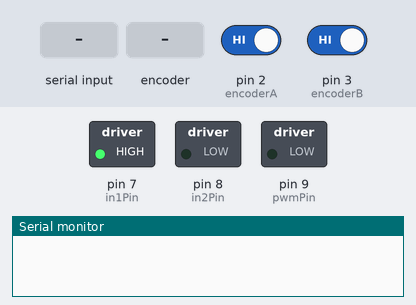
Bench run of a program on a simulated Arduino Uno, built with avr-gcc and run on an emulated ATmega328P. Shown: switched loads named in the program (green lamp = pin HIGH), the last lines printed to the serial monitor. Inputs (shaded band) come from the test bench; at power-on: pin 2 (encoderA) HIGH, pin 3 (encoderB) HIGH.

Above: at 1.2 s.
1.3 s: "90,45,200,10,150,30\n" received over Serial
4.3 s: rotary encoder on pin 2 (encoderA) / pin 3 (encoderB) turned 2 steps (second pin leading)
7.3 s: "30,150,10\n" received over Serial
At 8.3 s:
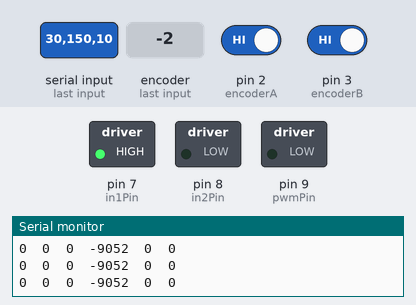
10.3 s: "90,45,200,10\n" received over Serial
At 10.9 s:
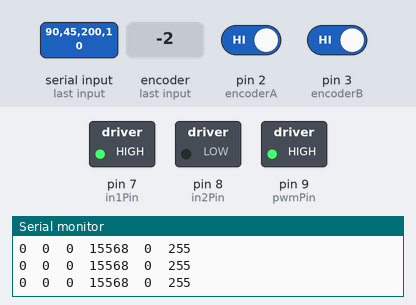
13.3 s: "30,150,10,200\n" received over Serial
At 14.1 s:
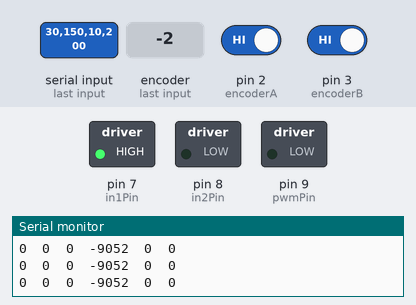
Timing chart, 0 to 16.3 s (numbered marks = the images above; inputs shaded):
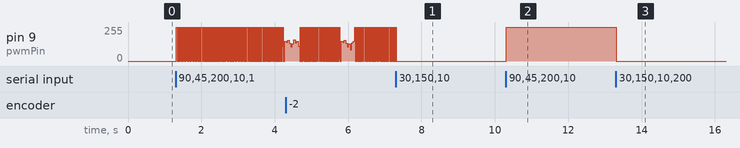

The program:

main.cpp
```cpp
#include <Arduino.h>
#include <movingAvg.h>
#include <StringSplitter.h>

// Pines control motor
const int pwmPin = 9;   // Enable pin (PWM input)
const int in1Pin = 7;   // IN1 pin
const int in2Pin = 8;   // IN2 pin

// Pines encoder
const int encoderA = 2; // Encoder channel A
const int encoderB = 3; // Encoder channel B

//Controlador
bool inicio = 0;
int sumaPID, a = 0;
int accionProp, accionDeriv, accionInteg, error, tiempo, tiempoinicio, tiempoanterior, referencia, encoderTicksActual, encoderTicksAnterior, deltaencoderTicks, sumerror, time_delay = 0;
float Kp, Ki, Kd, tiempociclo, RPM, RPM1erFilt, RPMPromedio, RPMPromedioanterior = 0;
String DatoSerial;
movingAvg RPM1(8);
movingAvg RPMAvg(8);
movingAvg Derivada(8);

volatile float encoderTicks = 0;
int lastEncoded = 0;
String StringEntrada;

void updateEncoder() {
  // Se leen los encoder A y B para luego combinarlos en un solo número
  // Para más info, ver https://en.wikipedia.org/wiki/Incremental_encoder sección "State transitions"
  int MSB = digitalRead(encoderA);
  int LSB = digitalRead(encoderB);

  int encoded = (MSB << 1) | LSB;
  int sum = (lastEncoded << 2) | encoded;

  if(sum == 0b1101 || sum == 0b0100 || sum == 0b0010 || sum == 0b1011) encoderTicks++;
  if(sum == 0b1110 || sum == 0b0111 || sum == 0b0001 || sum == 0b1000) encoderTicks--;

  lastEncoded = encoded;
}

void setup() {
  pinMode(pwmPin, OUTPUT);
  pinMode(in1Pin, OUTPUT);
  pinMode(in2Pin, OUTPUT);
  digitalWrite(in1Pin, HIGH);
  digitalWrite(in2Pin, LOW);
  pinMode(encoderA, INPUT);
  pinMode(encoderB, INPUT);
  attachInterrupt(digitalPinToInterrupt(encoderA), updateEncoder, CHANGE);
  attachInterrupt(digitalPinToInterrupt(encoderB), updateEncoder, CHANGE);
  Serial.begin(57600);
  referencia = 80;
  Kp = 1.25;
  Ki = 0.075;
  Kd = 4;
  a = 0; //variable auxiliar para cambio de referencia (setpoint)
  RPM1.begin();
  RPMAvg.begin();
  Derivada.begin();
}

void loop() {
  if (Serial.available() > 0)
  {
    StringEntrada = Serial.readStringUntil('\n');
    StringSplitter *splitter = new StringSplitter(StringEntrada, ',', 40);  // new StringSplitter(string_to_split, delimiter, limit)
    inicio = splitter->getItemAtIndex(0).toInt();
    Kp = splitter->getItemAtIndex(1).toFloat();
    Ki = splitter->getItemAtIndex(2).toFloat();
    Kd = splitter->getItemAtIndex(3).toFloat();
    referencia = splitter->getItemAtIndex(4).toInt();
    time_delay = splitter->getItemAtIndex(5).toInt();
  }
  if (inicio==0){
    error=0;
    accionProp=0;
    accionInteg=0;
    accionDeriv=0;
    sumerror=0;
    sumaPID=0;
    analogWrite(pwmPin, sumaPID);
  }
  if (inicio==1){
    /*if(a==0){  //Genera referencias variables para entrenamiento red neuronal
      referencia=random(15,100);
      tiempoinicio=millis();
      a=1;
    }*/
    tiempoanterior=tiempo;
    tiempo=millis();
    tiempociclo=tiempo-tiempoanterior;
    /*if((tiempo-tiempoinicio>7500) && a==1){ //También requerido para la generación de valores para entrenamiento de red
      a=0;
    }*/
    encoderTicksAnterior=encoderTicksActual;
    encoderTicksActual=encoderTicks;
    deltaencoderTicks=encoderTicksActual-encoderTicksAnterior;
    RPM=deltaencoderTicks/(tiempociclo)*78.125;
    RPMPromedioanterior = RPMPromedio;
    RPM1erFilt=RPM1.reading(RPM);
    RPMPromedio=RPMAvg.reading(RPM1erFilt);
    error=referencia-RPMPromedio;
    accionProp = error*Kp;
    sumerror = (sumerror + error);
    accionInteg = sumerror*Ki;
    accionDeriv = Derivada.reading((RPMPromedio-RPMPromedioanterior)*Kd);
    sumaPID=accionProp+accionDeriv+accionInteg;
    sumaPID = constrain(sumaPID, 0, 255);
    analogWrite(pwmPin, sumaPID);

    Serial.print(int(referencia));
    Serial.print("  ");
    Serial.print(int(RPMPromedio));
    Serial.print("  ");
    Serial.print(int(accionProp));
    Serial.print("  ");
    Serial.print(int(accionInteg));
    Serial.print("  ");
    Serial.print(int(accionDeriv));
    Serial.print("  ");
    Serial.println(int(sumaPID));
    delay(time_delay+10);
  }
}
```

Measured:
- after the input at 7.3 s, pin 9 (pwmPin): goes on until 7.3 s, then stays 0/255
- after the input at 10.3 s, pin 9 (pwmPin): 0/255 → 255/255 at once
- after the input at 13.3 s, pin 9 (pwmPin): 255/255 → 0/255 at once
